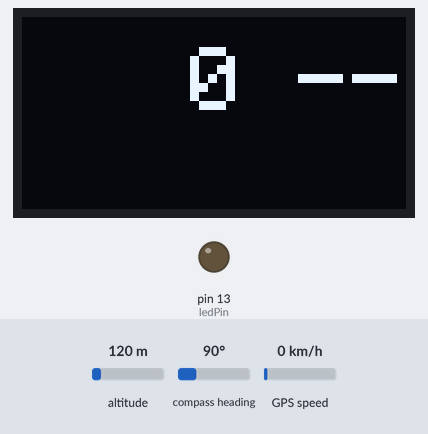
Simulated run of this sketch. Board: Arduino Uno, built with avr-gcc and run on an emulated ATmega328P. On the bench: 128×64 one-colour display, output pins drawn as LEDs (lit = HIGH). Inputs (shaded band) come from the test bench; at power-on: GPS speed 0 km/h, altitude 120 m, compass heading 90°. The display library's start-up logo is not drawn; the GPS gets a fix after 3 s at 37.7749, -122.4194 with 8 satellites.

Above: at 3.3 s.
3.4 s: GPS speed set to 2 km/h
At 4.6 s:
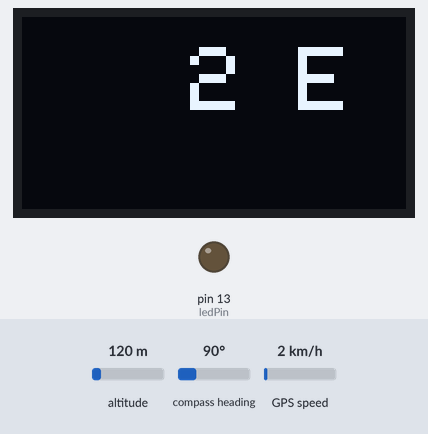
5.6 s: GPS speed set to 30 km/h
At 7.3 s:
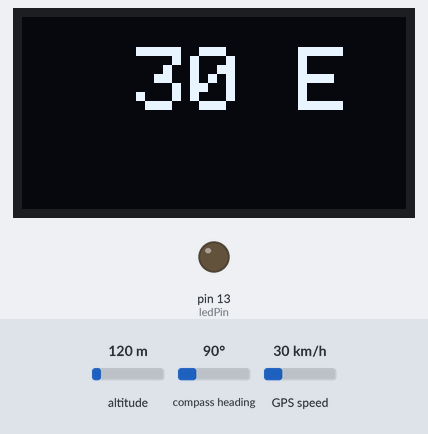
7.6 s: GPS speed set to 60 km/h
At 8.9 s:
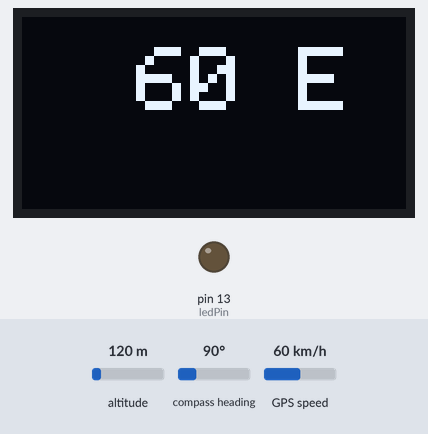
Timing chart, 0 to 10.6 s (numbered marks = the images above; inputs shaded):
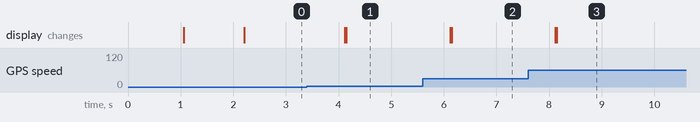

The sketch:

Speedo.ino
```cpp
// The Suzuki Vitara has a crap dash. It's low contraast and hard to read in bright sun at certain angles.
// There are a number of displays for the fuel miser and even a blank one but no digital speed readout.
// This connects a basic GPS sensor to a Arduino Uno and drives a I2C 128 x 64 pixel OLED display.
// I use TinyGPSPlus to parse the RMC message and display it.


// // initialize the library by associating any needed LCD interface pin
// // with the arduino pin number it is connected to
// #include <LiquidCrystal.h>        // include the library code:
// const int rs = 8, en = 7, d4 = 6, d5 = 5, d6 = 4, d7 = 3;
// LiquidCrystal lcd(rs, en, d4, d5, d6, d7);


/* Arduino UNO with SSD1306 128x64 I2C OLED display
 * Demonstrates graphics and text elements. Tony Goodhew  26 May 2020  */
#include <SPI.h>
#include <Wire.h>
#include <Adafruit_GFX.h>
#include <Adafruit_SSD1306.h>

#define SCREEN_WIDTH 128 // OLED display width, in pixels
#define SCREEN_HEIGHT 64 // OLED display height, in pixels
#define OLED_RESET     -1 // Reset pin # (or -1 if sharing Arduino reset pin
#define SCREEN_ADDRESS 0x3C ///< See datasheet for Address; 0x3D for 128x64, 0x3C for 128x32
Adafruit_SSD1306 display(SCREEN_WIDTH, SCREEN_HEIGHT, &Wire, OLED_RESET);
// Initialise variables
int cw = SSD1306_WHITE;
int cb = SSD1306_BLACK;

int x = 20;
int y = 10;


#include <SoftwareSerial.h>
static const int RXPin = 10, TXPin = 9;
static const uint32_t GPSBaud = 9600;         // my GPS is outputting at 9600 baud

#include <TinyGPSPlus.h>
TinyGPSPlus gps;                              // The TinyGPSPlus object

// The serial connection to the GPS device
SoftwareSerial ss(RXPin, TXPin);              // I'm sure I could use the other serial pins. later perhaps...
char _buffer[82];            // for the speed
char dir[3] = "..";          // direction
float speed = 0.0;
int oldSpeed = 100;

int ledPin = 13;      // select the pin for the LED

void setup()
{
  pinMode(ledPin, OUTPUT);    // declare the ledPin as an OUTPUT:
  ss.begin(GPSBaud);
  delay(1000);

  digitalWrite(ledPin, LOW); // turn the ledPin off to show error

  // SSD1306_SWITCHCAPVCC = generate display voltage from 3.3V internally
  if(!display.begin(SSD1306_SWITCHCAPVCC, SCREEN_ADDRESS)) {  // Old Address 0x3D for 128x64
    digitalWrite(ledPin, HIGH); // turn the ledPin on to show error
  }

  display.display();
  delay(1000); // Pause for 2 seconds

  display.clearDisplay();
  display.setTextSize(3);

  smartDelay(100);
}

void loop()
{
  float course = gps.course.deg();
  speed = gps.speed.kmph();

  if ((course >= 337.5) && (course < 22.5)) strcpy(dir, "N ");
  if ((course >= 22.5) && (course < 67.5)) strcpy(dir, "NE");
  if ((course >= 67.5) && (course < 112.5)) strcpy(dir, "E ");
  if ((course >= 112.5) && (course < 157.5)) strcpy(dir, "SE");
  if ((course >= 157.5) && (course < 202.5)) strcpy(dir, "S ");
  if ((course >= 202.5) && (course < 247.5)) strcpy(dir, "SW");
  if ((course >= 247.5) && (course < 292.5)) strcpy(dir, "W ");
  if ((course >= 292.5) && (course < 337.5)) strcpy(dir, "NW");
  if (speed < 0.5) strcpy(dir, "--");

  dtostrf(speed,3, 0, _buffer);      // convert float to a string -> _buffer
  sprintf(_buffer, "%s %s ", _buffer, dir);  // create the string for the lcd & add direction

  int intSpeed = (int)speed * 10;

  if (intSpeed != oldSpeed) {
    display.fillRect(x,y, 127, 63, cb); // Overwrite with black rectangle
    display.display();
    display.setCursor(x, y);
    display.setTextColor(cw);
    display.println(_buffer);
    display.display();
  }

  oldSpeed = intSpeed;       // get a copy of the current speed

  smartDelay(10);

  // if (millis() > 5000 && gps.charsProcessed() < 10) {
  //   display.fillRect(x,y, 127, 63, cb); // Overwrite with black rectangle
  //   display.display();
  //   display.setCursor(x, y);
  //   display.setTextColor(cw);
  //   display.println("no GPS");
  //   display.display();
  // }
}


// This custom version of delay() ensures that the gps object is being "fed".
static void smartDelay(unsigned long ms)
{
  unsigned long start = millis();
  do
  {
    while (ss.available())
      gps.encode(ss.read());
  } while (millis() - start < ms);
}
```

Measured:
- after the input at 3.4 s, the display: first changes after 0.72 s (image 1 shows a later state)
- after the input at 5.6 s, the display: first changes after 0.52 s (image 2 shows a later state)
- after the input at 7.6 s, the display: first changes after 0.52 s (image 3 shows a later state)
